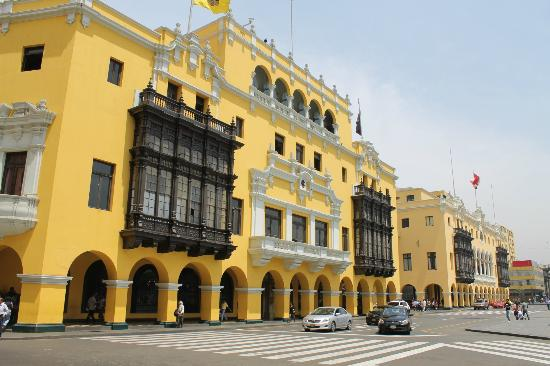
#> input picture centro1.jpg, 550 x 366 px
$ jupyter execute DAVA_Semana_1a.ipynb   (shell and % lines are left out)
#> lines starting #> are read from the running program, lines starting #| are printed output that depends on the picture; after the words box and inside, x2 and y2 are one past the last pixel; in counts of white or black regions, pixels touching at a corner belong together
# Desarrollo de Aplicaciones con Visión Artificial: Semana 1a

En este notebook aprenderás a segmentar objetos utilizando el espacio de color HSV y la librería OpenCV.

## OpenCV

Es una librería open source que proporciona las herramientas necesarias para resolver problemas de visión artificial mediante una combinación de funciones de procesamiento de imágenes de bajo nivel y algoritmos de alto nivel, como detección de rostros, deteccióón de peatones, entre otros.

[cell 1]
import cv2
cv2.__version__

## Lectura de imágenes y espacios de color

Ejecutamos los siguientes comandos para obtener un conjunto de datos de imágenes.

Ahora debería existir un directorio llamado "Imagenes". El siguiente comando debería mostrarnos todas las imágenes del directorio

Para la mayor parte del trabajo que realizaremos sobre las imágenes, usaremos la librería OpenCV, además usaremos Numpy y Matplotlib para mostrar las imágenes.

[cell 2]
import matplotlib.pyplot as plt
import numpy as np

Leemos una imagen y la mostramos.

[cell 3]
img = cv2.imread('centro1.jpg')
#> img is the input picture: shape (366, 550, 3); mean B, G, R 126.2, 154, 164.1
print(img.shape)
#| (366, 550, 3)
plt.figure(figsize=(10,10)) # Se crea una figura con un tamaño definido en pulgadas
plt.imshow(img) # datos a imagen
plt.show() # mostrar imagen

La imagen no se muestra como esperamos. Esto se debe a que OpenCV lee las imágenes a color en el orden BGR, es decir primero el canal azul, luego el canal  verde y finalmente el canal rojo. Cuando enviamos esta imagen a dibujar, Matplotlib cree que la imagen está en formato RGB. Para solucionar esto podemos hacer un cambio en los canales de color.

[cell 4]
img = cv2.cvtColor(img, cv2.COLOR_BGR2RGB) # Forma 1
#img = img[:,:,[2, 1, 0]] # Forma 2
#img = img[:,:,::-1] # Forma 3

plt.figure(figsize=(10,10))
plt.imshow(img)
plt.show()

print('Color en el pixel 50,50:', img[50,50,:])
#| Color en el pixel 50,50: [183 143  56]

Por defecto las imágenes están en el espacio de color RGB. Sin embargo, al momento de procesarlas, otros espacios de color pueden ser más útiles. Por ejemplo, muchos de las técnicas clásicas de visión computacional trabajan sobre imágenes en escalas de grises.

[cell 5]
# Convertir imagen a escala de grises
imgGray = cv2.cvtColor(img, cv2.COLOR_RGB2GRAY)
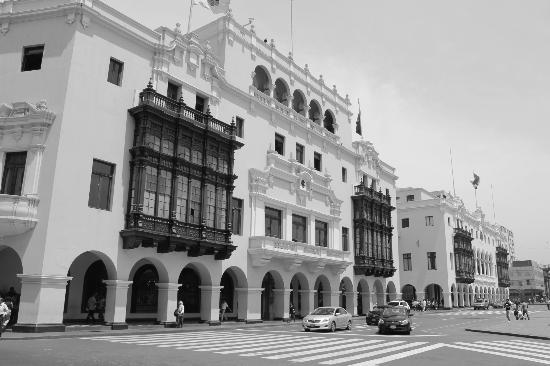
#> imgGray: shape (366, 550); min 0, max 254, mean 153.9
plt.figure(figsize=(10,10))
plt.imshow(imgGray, cmap='gray')
plt.show()

[cell 6]
# Alternativamente, uno puede leer la imagen como escala de grises así:
# imgGray = cv2.imread('centro1.jpg',0)

Ahora utilizaremos el espacio de color HSV para seleccionar los pixeles de la imagen que tienen un color específico. Primero convertimos la imagen a HSV y calculamos cuál es el color HSV que queremos seleccionar.

[cell 7]
# Convertimos imagen a espacio de color HSV
imgHSV = cv2.cvtColor(img, cv2.COLOR_RGB2HSV)
#> imgHSV: shape (366, 550, 3); mean H, S, V 45.2, 79.9, 171

[cell 8]
# Creamos un pixel de color y lo convertimos a HSV
amarillo = np.uint8([[[255, 255, 0]]])

amarilloHSV = cv2.cvtColor(amarillo, cv2.COLOR_RGB2HSV)
print(amarilloHSV)

[cell 9]
# H in [0, 179]  => 8 bits => samplear angulos cada 2 grados
# S
# V

# Creamos una paleta de colores HSV
paleta = np.zeros((180, 100, 3), np.uint8)

for i in range(0, 180):
  for j in range(0, 100):
    paleta[i,j,0] = i
    paleta[i,j,1] = 255
    paleta[i,j,2] = 255

paletaRGB = cv2.cvtColor(paleta, cv2.COLOR_HSV2RGB)
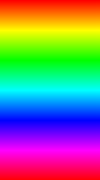
#> paletaRGB: shape (180, 100, 3); mean R, G, B 127.3, 127.3, 127.3

plt.imshow(paletaRGB)
plt.show()

Como vemos, hemos seleccionado el color amarilo (en RGB) y lo hemos convertido a HSV. Recuerda que el primer componente es la cromaticidad (30), el segundo componente es la saturación (255) y el tercer componente es la luminosidad (255).

Si nosotros queremos seleccionar el color amarillo en la imagen, neesitamos definir el mínimo y máximo amarillo en HSV. Esto es fácil solo basta con variar primero el Hue y definir los valores correctos de saturación para permitir amarillos más claros o oscuros.

[cell 10]
imgHSV = cv2.cvtColor(img, cv2.COLOR_RGB2HSV)
lower_amarillo = np.array([20, 50, 0])
upper_amarillo = np.array([40, 255, 255])

# Buscamos todos los pixeles que estan entre el minimo y maximo amarillo
mask = cv2.inRange(imgHSV, lower_amarillo, upper_amarillo)
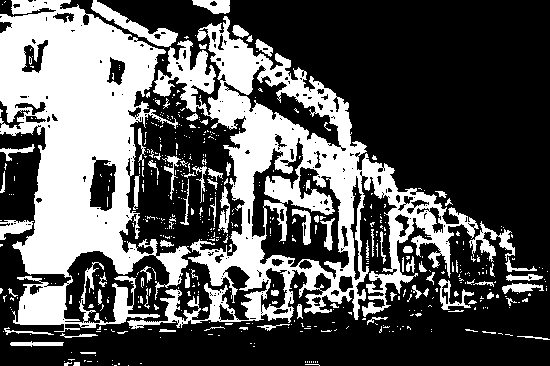
#> mask: shape (366, 550); 34.8% white; 531 white regions (445 under 20 px), largest, box (x1, y1, x2, y2) and area: (0, 0, 191, 332) 31727, (127, 16, 479, 329) 28703, (91, 0, 178, 47) 1012

# Obtenemos solo los pixeles que tienen las propiedades definidas
res = cv2.bitwise_and(img, img, mask = mask)
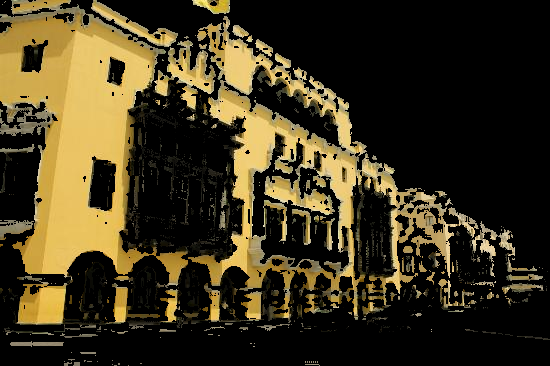
#> res: shape (366, 550, 3); mean R, G, B 62.5, 53.3, 29.5

plt.figure(figsize=(15,15))
plt.subplot(1,2,1)
plt.imshow(mask, cmap='gray')
plt.subplot(1,2,2)
plt.imshow(res)
plt.show()

## Ejercicio 1

En análisis de imágenes médicas, las imágenes de células sanguíneas en tejidos del estómago revelan la presencia de leucocitos atrofiados. Esta presencia indica una alta probabilidad de padecer de cáncer. Las células atrofiadas presentan un color azulado profundo que se diferencia del resto de células de la imagen. Utilizar análisis de espacio de colores para segmentar las células atrofiadas.

[cell 11]
img1 = cv2.imread('pathology_cll20x01.jpg')
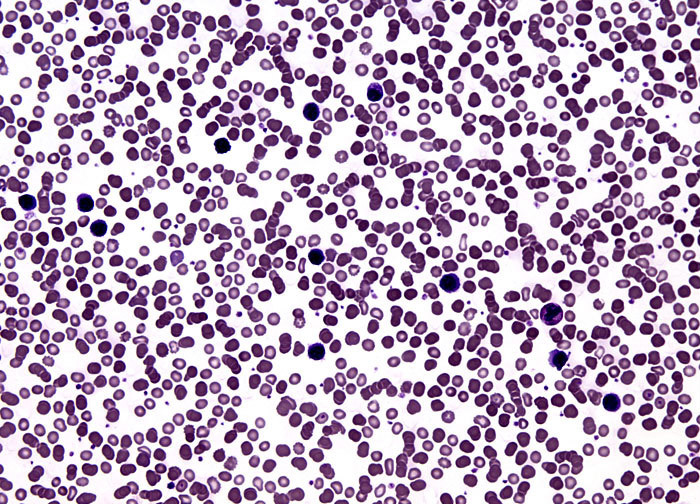
#> input picture pathology_cll20x01.jpg, 700 x 504 px
#> img1 is the input picture: shape (504, 700, 3); mean B, G, R 188.6, 164.5, 184.5
img2 = cv2.imread('pathology_cll40x03.jpg')
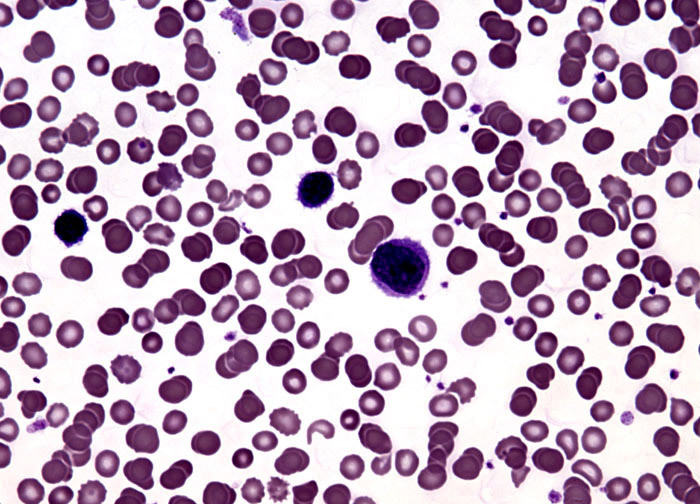
#> input picture pathology_cll40x03.jpg, 700 x 504 px
#> img2 is the input picture: shape (504, 700, 3); mean B, G, R 187.7, 166, 189.4

img1 = cv2.cvtColor(img1, cv2.COLOR_BGR2RGB)
img2 = cv2.cvtColor(img2, cv2.COLOR_BGR2RGB)

plt.figure(figsize=(15,15))
plt.subplot(2, 1, 1), plt.imshow(img1)
plt.subplot(2, 1, 2), plt.imshow(img2)
plt.show()
